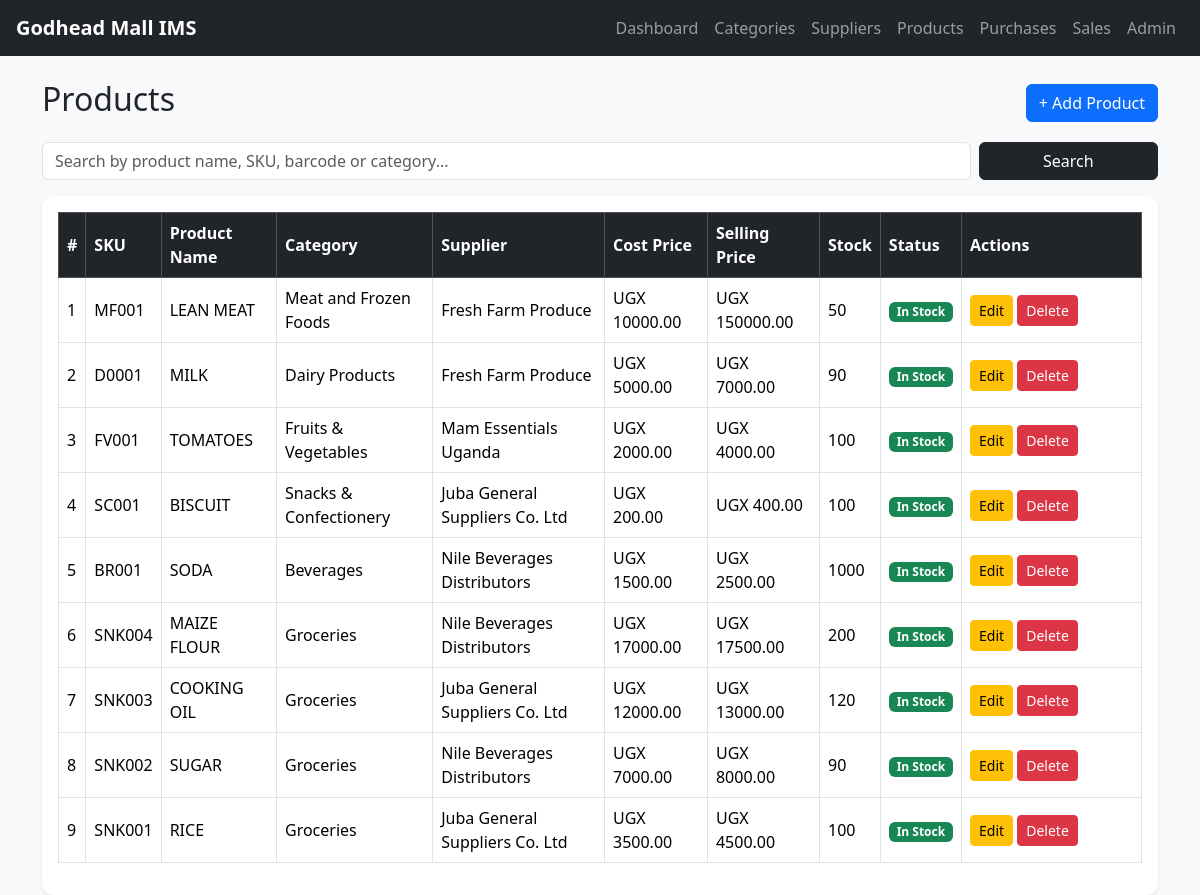
Before: /products/ with the older database file.
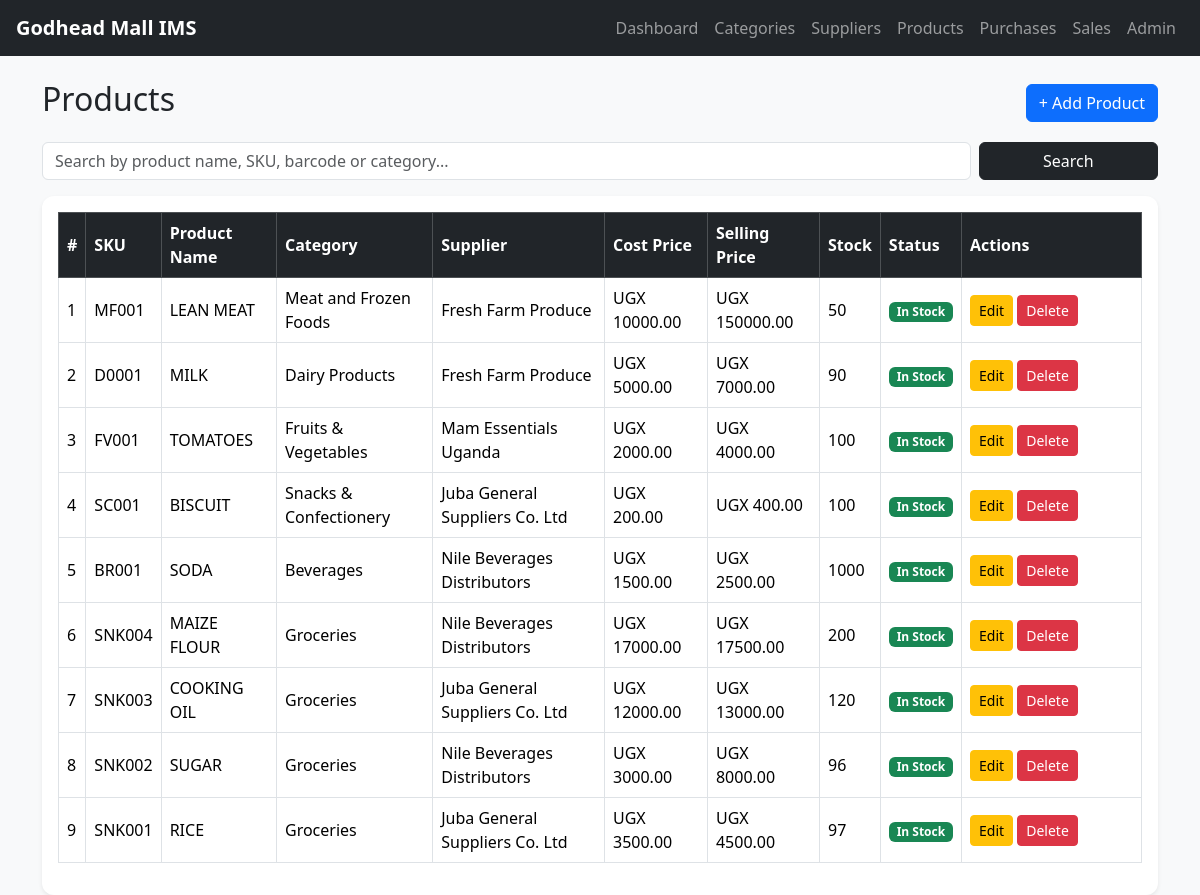
After: the same page with the newer database file.
### myinven/models.py (models this page shows, shortened)
class Product(models.Model):
    sku = models.CharField(max_length=50, unique=True)
    barcode = models.CharField(max_length=100, blank=True, null=True)
    product_name = models.CharField(max_length=200)
    category = models.ForeignKey(Category, on_delete=models.CASCADE, related_name='products')
    supplier = models.ForeignKey(Supplier, on_delete=models.SET_NULL, null=True, blank=True, related_name='products')
    description = models.TextField(blank=True, null=True)
    unit = models.CharField(max_length=50, default='pcs')
    cost_price = models.DecimalField(max_digits=12, decimal_places=2)
    selling_price = models.DecimalField(max_digits=12, decimal_places=2)
    quantity_in_stock = models.PositiveIntegerField(default=0)
    reorder_level = models.PositiveIntegerField(default=5)
    expiry_date = models.DateField(blank=True, null=True)
    created_at = models.DateTimeField(auto_now_add=True)
    updated_at = models.DateTimeField(auto_now=True)

class Category(models.Model):
    name = models.CharField(max_length=100, unique=True)
    description = models.TextField(blank=True, null=True)
    created_at = models.DateTimeField(auto_now_add=True)
    class Meta:
        verbose_name_plural = "Categories"

class Supplier(models.Model):
    supplier_name = models.CharField(max_length=150)
    contact_person = models.CharField(max_length=100, blank=True, null=True)
    phone = models.CharField(max_length=20)
    email = models.EmailField(blank=True, null=True)
    address = models.TextField(blank=True, null=True)
    created_at = models.DateTimeField(auto_now_add=True)
    def __str__(self):
        return self.supplier_name

### myinven/views.py (the view, shortened to what this page needs)
# urls.py: path('products/', views.product_list, name='product_list'),
def product_list(request):
    query = request.GET.get('q')
    products = Product.objects.select_related('category', 'supplier').all().order_by('-created_at')
    return render(request, 'inventory/product_list.html', {
        'products': products,
        'query': query
    })

### myinven/templates/inventory/product_list.html
{% extends 'inventory/base.html' %}
{% block content %}
<div class="d-flex justify-content-between align-items-center mb-3">
    <h2>Products</h2>
    <a href="{% url 'product_create' %}" class="btn btn-primary">+ Add Product</a>
</div>
<form method="get" class="mb-3">
    <div class="row g-2">
        <div class="col-md-10">
            <input type="text" name="q" class="form-control" placeholder="Search by product name, SKU, barcode or category..." value="{{ query|default:'' }}">
        </div>
        <div class="col-md-2">
            <button type="submit" class="btn btn-dark w-100">Search</button>
        </div>
    </div>
</form>
<div class="card shadow-sm p-3">
    <div class="table-responsive">
        <table class="table table-bordered table-hover">
            <thead class="table-dark">
                <tr>
                    <th>#</th>
                    <th>SKU</th>
                    <th>Product Name</th>
                    <th>Category</th>
                    <th>Supplier</th>
                    <th>Cost Price</th>
                    <th>Selling Price</th>
                    <th>Stock</th>
                    <th>Status</th>
                    <th width="180">Actions</th>
                </tr>
            </thead>
            <tbody>
                {% for product in products %}
                <tr>
                    <td>{{ forloop.counter }}</td>
                    <td>{{ product.sku }}</td>
                    <td>{{ product.product_name }}</td>
                    <td>{{ product.category.name }}</td>
                    <td>{{ product.supplier|default:"-" }}</td>
                    <td>UGX {{ product.cost_price }}</td>
                    <td>UGX {{ product.selling_price }}</td>
                    <td>{{ product.quantity_in_stock }}</td>
                    <td>
                        {% if product.quantity_in_stock == 0 %}
                            <span class="badge bg-danger">Out of Stock</span>
                        {% elif product.quantity_in_stock <= product.reorder_level %}
                            <span class="badge bg-warning text-dark">Low Stock</span>
                        {% else %}
                            <span class="badge bg-success">In Stock</span>
                        {% endif %}
                    </td>
                    <td>
                        <a href="{% url 'product_update' product.id %}" class="btn btn-sm btn-warning">Edit</a>
                        <a href="{% url 'product_delete' product.id %}" class="btn btn-sm btn-danger">Delete</a>
                    </td>
                </tr>
                {% empty %}
                <tr>
                    <td colspan="10" class="text-center">No products found.</td>
                </tr>
                {% endfor %}
            </tbody>
        </table>
    </div>
</div>
{% endblock %}

Changed rows visible on the page:
changed Product "SNK002": cost_price "7000.00" → "3000.00"; quantity_in_stock "90" → "96"
changed Product "SNK001": quantity_in_stock "100" → "97"
